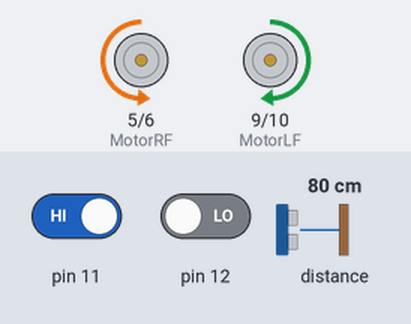
Recording of a sketch running on a simulated Arduino Uno, built with avr-gcc and run on an emulated ATmega328P. Parts: motor-driver pin pairs drawn as motors (green arrow = first pin HIGH = forward, orange = second pin HIGH = backward, longer = more drive). The test bench sets the inputs (shaded band); at power-on: distance to the obstacle 80 cm, pin 11 HIGH, pin 12 LOW. What the sketch prints to the serial monitor is not drawn.

Above: at 7.0 s.
7.1 s: distance to the obstacle set to 4 cm
At 10.2 s:
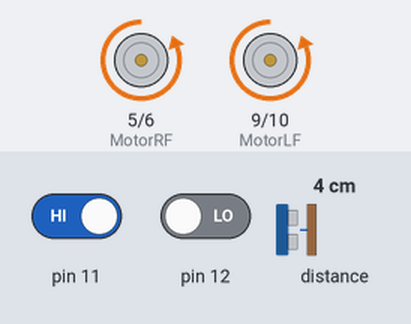
11.8 s: distance to the obstacle set to 32 cm
16.5 s: distance to the obstacle set to 39 cm
At 20.3 s:
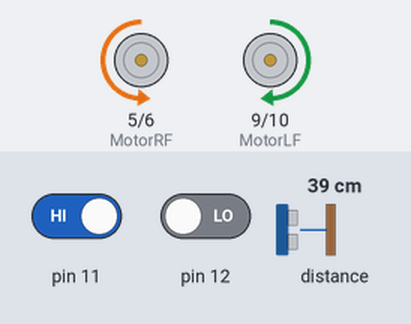
21.2 s: distance to the obstacle set to 9 cm
At 23.9 s:
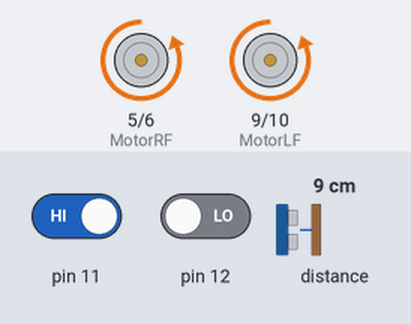
25.9 s: pin 11 driven LOW and pin 12 driven HIGH
At 26.6 s:
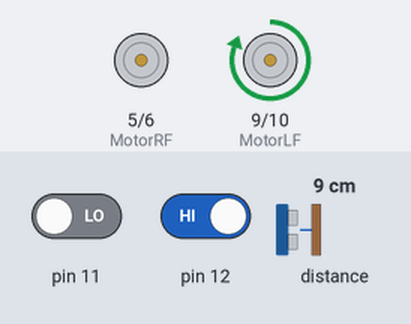
Timing chart, 0 to 35.9 s (numbered marks = the images above; inputs shaded):
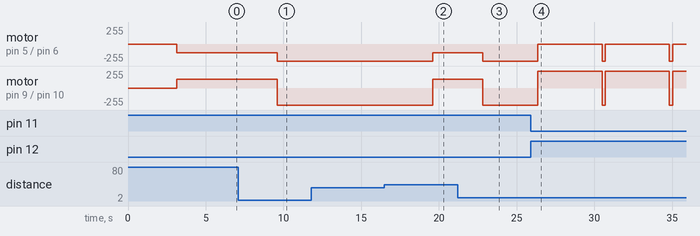

Measured:
- the behaviour switches between 35 and 36 cm on distance to the obstacle (found by bisection; images 1 and 2)
- after the input at 7.1 s, motor on pin 5 (MotorRF) / pin 6 (MotorRB): backward 134/255 → backward 255/255 after 2.5 s; motor on pin 9 (MotorLF) / pin 10 (MotorLB): forward 134/255 → backward 255/255 after 2.5 s
- after the input at 11.8 s, every drawn part: stays the same
- after the input at 16.5 s, motor on pin 5 (MotorRF) / pin 6 (MotorRB): backward 255/255 → backward 134/255 after 3.1 s; motor on pin 9 (MotorLF) / pin 10 (MotorLB): backward 255/255 → forward 134/255 after 3.1 s
- after the input at 21.2 s, motor on pin 5 (MotorRF) / pin 6 (MotorRB): backward 134/255 → backward 255/255 after 1.6 s; motor on pin 9 (MotorLF) / pin 10 (MotorLB): forward 134/255 → backward 255/255 after 1.6 s
- after the input at 25.9 s, motor on pin 5 (MotorRF) / pin 6 (MotorRB): alternates backward 255/255 for 0.20 s and stopped for 4.1 s, starting after 0.47 s; motor on pin 9 (MotorLF) / pin 10 (MotorLB): alternates forward 255/255 for 4.1 s and backward 255/255 for 0.20 s, starting after 0.47 s

The sketch:

Sumo_bot_full_code.ino
```cpp
#include "Adafruit_VL53L0X.h"
Adafruit_VL53L0X lox = Adafruit_VL53L0X();
#define Sensor 3
#define Sensor2 12
int x;
//x = sensor 1
int y;
//y = sensor 2
#define MotorLF 9
#define MotorLB 10
#define MotorRF 5
#define MotorRB 6
void setup() {
  pinMode(1, INPUT);
  pinMode(3, INPUT);
  pinMode(12, INPUT);
  pinMode(MotorLF, OUTPUT);
  pinMode(MotorLB, OUTPUT);
  pinMode(MotorRF, OUTPUT);
  pinMode(MotorRB, OUTPUT);
  Serial.begin(115200);

  // wait until serial port opens for native USB devices
  while (! Serial) {
    delay(1);
  }

  Serial.println("Adafruit VL53L0X test");
  if (!lox.begin()) {
    Serial.println(F("Failed to boot VL53L0X"));
    while (1);
  }
  // power
  Serial.println(F("VL53L0X API Simple Ranging example\n\n"));
}


void loop() {
  delay(3000);
  x = digitalRead(11);
  y = digitalRead(12);
  VL53L0X_RangingMeasurementData_t measure;

  Serial.print("Reading a measurement... ");
  lox.rangingTest(&measure, false); // pass in 'true' to get debug data printout!

  if (measure.RangeStatus != 4) {  // phase failures have incorrect data
    Serial.print("Distance (mm): "); Serial.println(measure.RangeMilliMeter);

  } else {
    Serial.println(" out of range ");
  }

  delay(100);

  if ((measure.RangeMilliMeter < 350) && (measure.RangeMilliMeter > 20))
  {
    Serial.print("FORWARD");
    Serial.println();
    digitalWrite (MotorLF, LOW);
    digitalWrite (MotorLB, HIGH);
    digitalWrite (MotorRF, LOW);
    digitalWrite (MotorRB, HIGH);
    delay(200);
  }
  //RIGHT

  if ((y == HIGH) and (y == LOW))
  {
    Serial.print("RIGHT");
    Serial.println();
    digitalWrite (MotorLF, LOW);
    digitalWrite (MotorLB, LOW);
    digitalWrite (MotorRF, HIGH);
    digitalWrite (MotorRB, LOW);
    delay(1000);
  }
  //LEFT

  if ((x == LOW) and (y == HIGH))
  {
    Serial.print("LEFT");
    Serial.println();
    digitalWrite (MotorLF, HIGH);
    digitalWrite (MotorLB, LOW);
    digitalWrite (MotorRF, LOW);
    digitalWrite (MotorRB, LOW);
    delay(1000);
  }
  if ((measure.RangeMilliMeter > 350) or (measure.RangeMilliMeter < 20))
  {
    Serial.print ("TURN");
    digitalWrite (MotorLF, HIGH);
    digitalWrite (MotorLB, LOW);
    digitalWrite (MotorRF, LOW);
    digitalWrite (MotorRB, HIGH );
    analogWrite (9, 134);
    //analogWrite (10, 134);
   // analogWrite (5, 134);
    analogWrite (6, 134);
   delay(100);
  }
}
```
